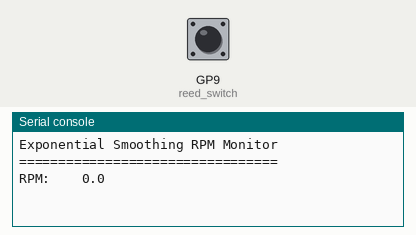
This program was run on a simulated Raspberry Pi Pico running MicroPython. Parts: the last lines printed to the serial console. The test bench sets the inputs (shaded band); at power-on: GP9 (reed_switch) HIGH.

Above: at 1.2 s.
1.3 s: GP9 (reed_switch) pulsed LOW 2 times (0.12 s each, 0.3 s apart)
At 2.6 s:
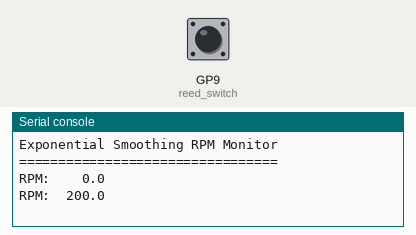
At 3.7 s:
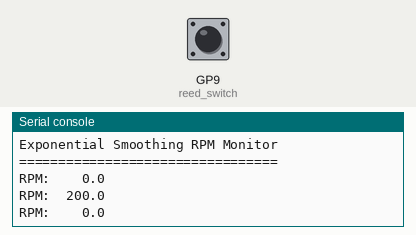

Measured:
- after the input at 1.3 s, the serial console: prints a new line after 0.30 s (image 1)

The program:

reed-wheel-core.py
```python
from machine import Pin
import time

REED_PIN = 9

reed_switch = Pin(REED_PIN, Pin.IN, Pin.PULL_UP)
last_pulse_time = time.ticks_ms()
smoothed_rpm = 0
last_display_rpm = -1
SMOOTHING_FACTOR = 0.3  # Lower = more smoothing (0.1-0.5)

print("Exponential Smoothing RPM Monitor")
print("=================================")

try:
    last_state = reed_switch.value()

    while True:
        current_time = time.ticks_ms()
        current_state = reed_switch.value()
        time_since_last_pulse = time.ticks_diff(current_time, last_pulse_time)

        # Edge detection
        if last_state == 1 and current_state == 0:
            if reed_switch.value() == 0:
                if time_since_last_pulse > 25:
                    last_pulse_time = current_time

                    if time_since_last_pulse > 0:
                        raw_rpm = 60000 / time_since_last_pulse

                        if 10 <= raw_rpm <= 2000:
                            # Exponential smoothing
                            if smoothed_rpm == 0:
                                smoothed_rpm = raw_rpm
                            else:
                                smoothed_rpm = (SMOOTHING_FACTOR * raw_rpm) + ((1 - SMOOTHING_FACTOR) * smoothed_rpm)

        last_state = current_state

        # Reset to zero
        if time_since_last_pulse > 1200:
            smoothed_rpm = 0

        # Display with change detection
        if abs(smoothed_rpm - last_display_rpm) > 1 or (smoothed_rpm == 0 and last_display_rpm != 0):
            print(f"RPM: {smoothed_rpm:6.1f}")
            last_display_rpm = smoothed_rpm

        time.sleep(0.002)

except KeyboardInterrupt:
    print("Stopped")
```
